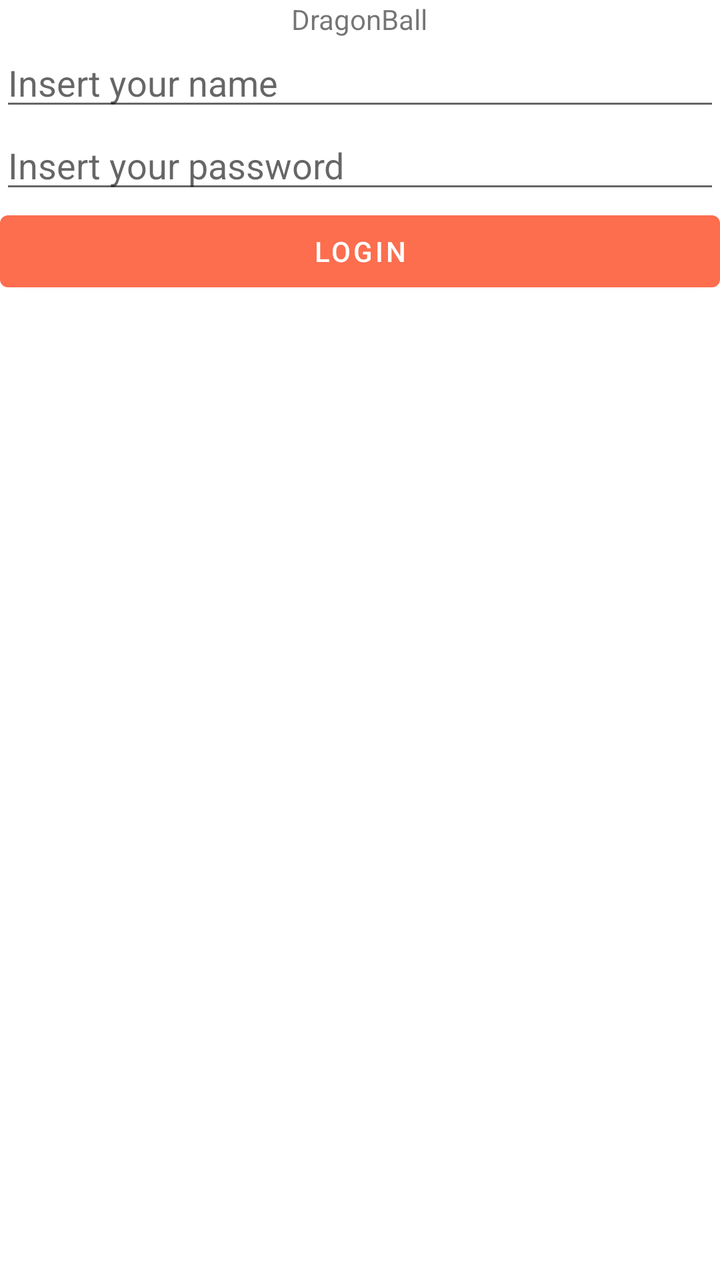
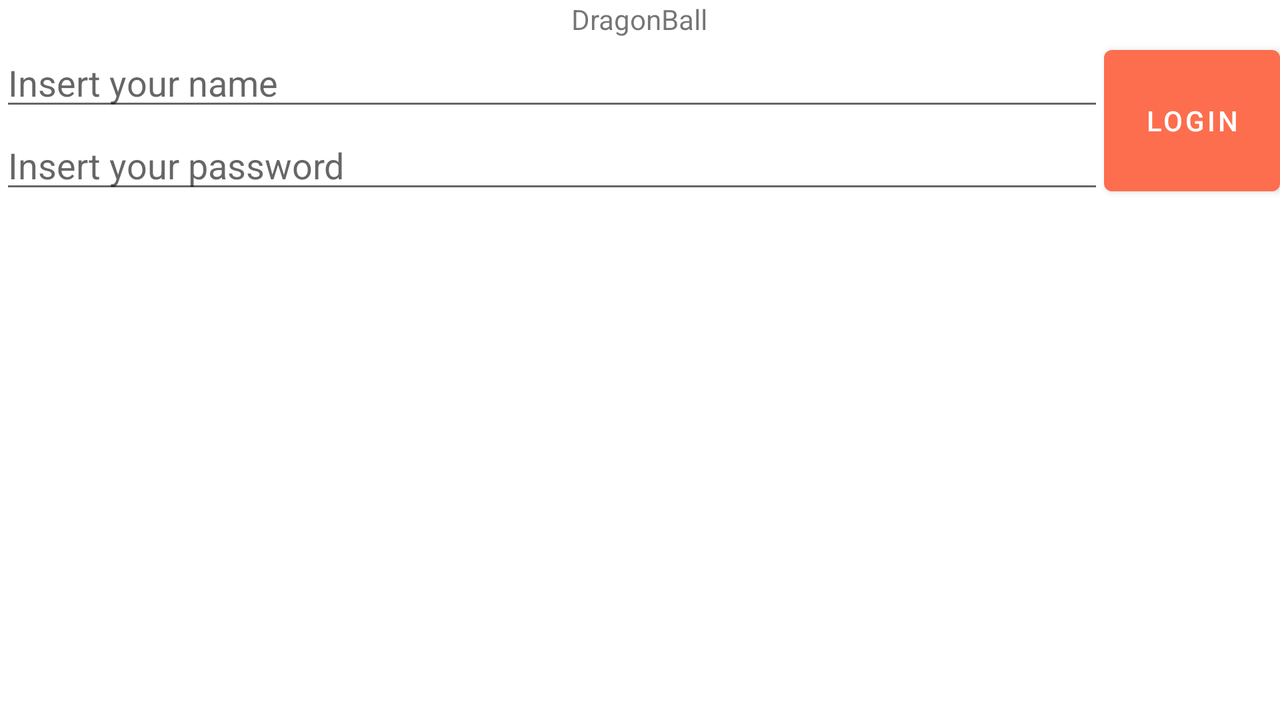

Compare how this app lays out the same screen by default and in its alternative resource folder. The renders come first, then the two layout files and the values they reference.
<!-- AndroidManifest.xml: application theme Theme.DragonBallKeepcoding -->
<!-- res/layout/login_linear.xml -->
<?xml version="1.0" encoding="utf-8"?>
<LinearLayout xmlns:android="http://schemas.android.com/apk/res/android"
    android:layout_width="match_parent"
    android:layout_height="match_parent"
    android:orientation="vertical">


    <TextView
        android:id="@+id/tvTitle"
        android:layout_width="wrap_content"
        android:layout_height="wrap_content"
        android:text="@string/title"
        android:layout_marginTop="@dimen/margin_big"
        android:layout_gravity="center_horizontal"/>

    <EditText
        android:id="@+id/etName"
        android:layout_width="match_parent"
        android:layout_height="wrap_content"
        android:ems="10"
        android:inputType="textPersonName"
        android:hint="@string/insert_your_name"
        android:layout_marginTop="@dimen/margin_big"
        android:layout_marginHorizontal="@dimen/margin_medium" />


    <EditText
        android:id="@+id/etPassword"
        android:layout_width="match_parent"
        android:layout_height="wrap_content"
        android:ems="10"
        android:inputType="textPassword"
        android:hint="@string/insert_your_password"
        android:layout_marginTop="@dimen/margin_medium"
        android:layout_marginHorizontal="@dimen/margin_medium"/>

    <Button
        android:id="@+id/button"
        android:layout_width="match_parent"
        android:layout_height="wrap_content"
        android:text="@string/login"
        android:layout_marginTop="@dimen/margin_medium"
        android:layout_marginHorizontal="@dimen/margin_medium" />


</LinearLayout>
<!-- resources referenced by this layout -->
<resources>
  <string name="insert_your_name">Insert your name</string>
  <string name="insert_your_password">Insert your password</string>
  <string name="login">Login</string>
  <string name="title">DragonBall</string>
  <style name="Theme.DragonBallKeepcoding" parent="Theme.MaterialComponents.DayNight.DarkActionBar">
          
          <item name="colorPrimary">@color/orange</item>
          <item name="colorPrimaryVariant">@color/dark_orange</item>
          <item name="colorOnPrimary">@color/white</item>
          
          <item name="colorSecondary">@color/blue</item>
          <item name="colorSecondaryVariant">@color/green</item>
          <item name="colorOnSecondary">@color/black</item>
          
          <item name="android:statusBarColor" tools:targetApi="l">?attr/colorPrimaryVariant</item>
          
      </style>
  <color name="orange">#FFFC6E4E</color>
  <color name="dark_orange">#FFFC5A35</color>
  <color name="white">#FFFFFFFF</color>
  <color name="blue">#FF7142FC</color>
  <color name="green">#FF35FCB4</color>
  <color name="black">#FF000000</color>
</resources>
<!-- res/layout-land/login_linear.xml (the repository's variant of the layout above) -->
<!-- drawn on the phone turned sideways -->
<?xml version="1.0" encoding="utf-8"?>
<LinearLayout xmlns:android="http://schemas.android.com/apk/res/android"
    android:layout_width="match_parent"
    android:layout_height="match_parent"
    android:orientation="vertical">


    <TextView
        android:id="@+id/ivTitle"
        android:layout_width="wrap_content"
        android:layout_height="wrap_content"
        android:text="@string/title"
        android:layout_marginTop="@dimen/margin_big"
        android:layout_gravity="center_horizontal"/>

    <LinearLayout
        android:layout_width="match_parent"
        android:layout_height="wrap_content"
        android:orientation="horizontal">

        <LinearLayout
            android:layout_width="0dp"
            android:layout_height="wrap_content"
            android:layout_weight="1"
            android:orientation="vertical">

            <EditText
                android:id="@+id/etName"
                android:layout_width="match_parent"
                android:layout_height="wrap_content"
                android:ems="10"
                android:inputType="textPersonName"
                android:hint="@string/insert_your_name"
                android:layout_marginTop="@dimen/margin_big"
                android:layout_marginHorizontal="@dimen/margin_medium" />


            <EditText
                android:id="@+id/etPassword"
                android:layout_width="match_parent"
                android:layout_height="wrap_content"
                android:ems="10"
                android:inputType="textPassword"
                android:hint="@string/insert_your_password"
                android:layout_marginTop="@dimen/margin_medium"
                android:layout_marginHorizontal="@dimen/margin_medium"/>

        </LinearLayout>



        <Button
            android:id="@+id/btnLogin"
            android:layout_width="wrap_content"
            android:layout_height="match_parent"
            android:text="@string/login"
            android:layout_marginTop="@dimen/margin_medium"
            android:layout_marginHorizontal="@dimen/margin_medium" />

    </LinearLayout>




</LinearLayout>
